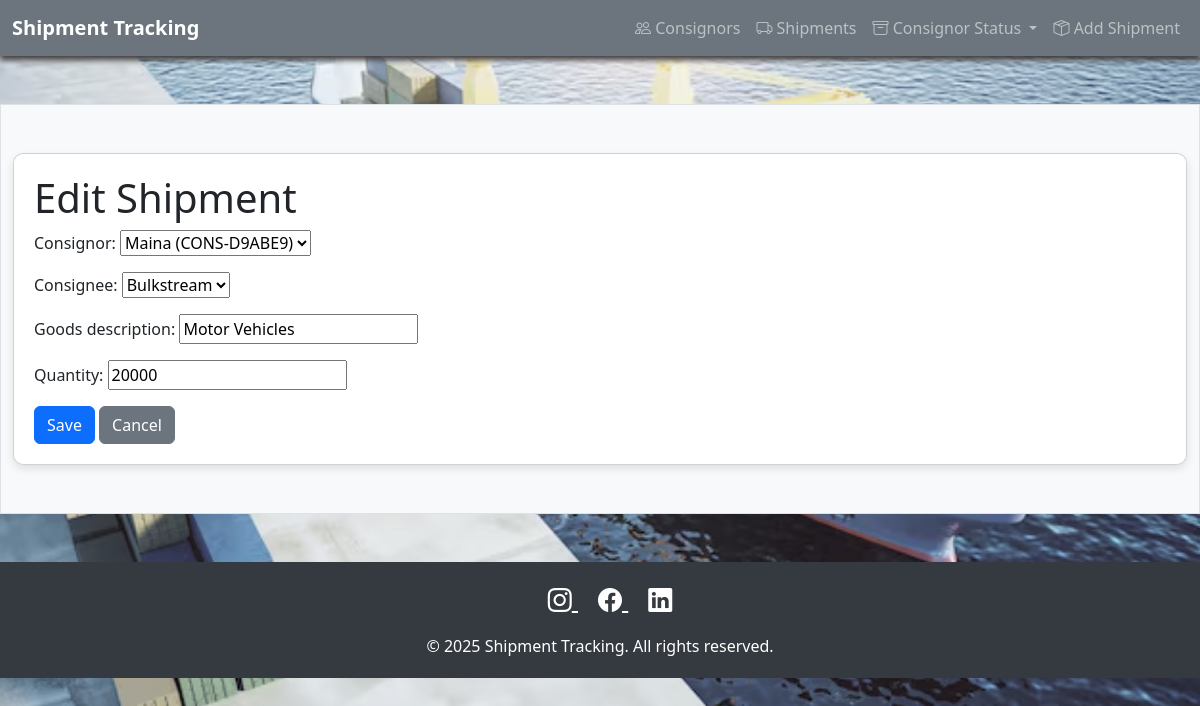
/shipments/edit/12/, run on the app's committed database.
### ShipmentApp/models.py (models this page shows, shortened)
class Shipment(models.Model):
    STATUS_CHOICES = [
        ('warehouse', 'In Warehouse'),
        ('transit', 'In Transit'),
    ]
    consignor = models.ForeignKey(Consignor, on_delete=models.CASCADE, related_name="shipments")
    consignee = models.ForeignKey(Consignee, on_delete=models.CASCADE)
    ticket_number = models.CharField(max_length=50, blank=True)  # Inherit from Consignor
    goods_description = models.TextField()
    quantity = models.PositiveIntegerField(default=0)
    created_at = models.DateTimeField(auto_now_add=True)
    shipment_date = models.DateField(auto_now_add=True)
    status = models.CharField(max_length=10, choices=STATUS_CHOICES, default='warehouse')

### ShipmentApp/views.py (the view)
# urls.py: path('shipments/edit/<int:pk>/', views.shipment_edit, name='shipment_edit'),
def shipment_edit(request, pk):
    shipment = get_object_or_404(Shipment, pk=pk)
    if request.method == 'POST':
        form = ShipmentForm(request.POST, instance=shipment)
        if form.is_valid():
            form.save()
            return redirect('shipment_list')
    else:
        form = ShipmentForm(instance=shipment)
    return render(request, 'shipment_form.html', {'form': form})

### ShipmentApp/forms.py
class ShipmentForm(forms.ModelForm):
    class Meta:
        model = Shipment
        fields = ['consignor', 'consignee', 'goods_description', 'quantity']
        widgets = {
            'goods_description': forms.TextInput(attrs={'maxlength': '100'}), # Matches new model limit
            'quantity': forms.NumberInput(attrs={'maxlength': '10000000'})  # Matches new model limit
        }

### ShipmentApp/models.py (called while the page is built)
    def __str__(self):
        return f"{self.name} ({self.ticket_number})"

    def __str__(self):
        return self.name

### Template/shipment_form.html (shortened to what this page needs)
{% extends 'base.html' %}
{% block content %}
<h1>{% if form.instance.pk %}Edit Shipment{% else %}Add Shipment{% endif %}</h1>
<form method="post" >
    {{ form.as_p }}
    <button type="submit" class="btn btn-primary">Save</button>
    <a href="{% url 'shipment_list' %}" class="btn btn-secondary">Cancel</a>
</form>
{% endblock %}

### Template/base.html (style rules this page uses)
body, html { height: 100%; margin: 0; }

### data on the page
Shipment: consignor "Maina (CONS-D9ABE9)", consignee "Bulkstream", goods_description "Motor Vehicles", quantity "20000"
